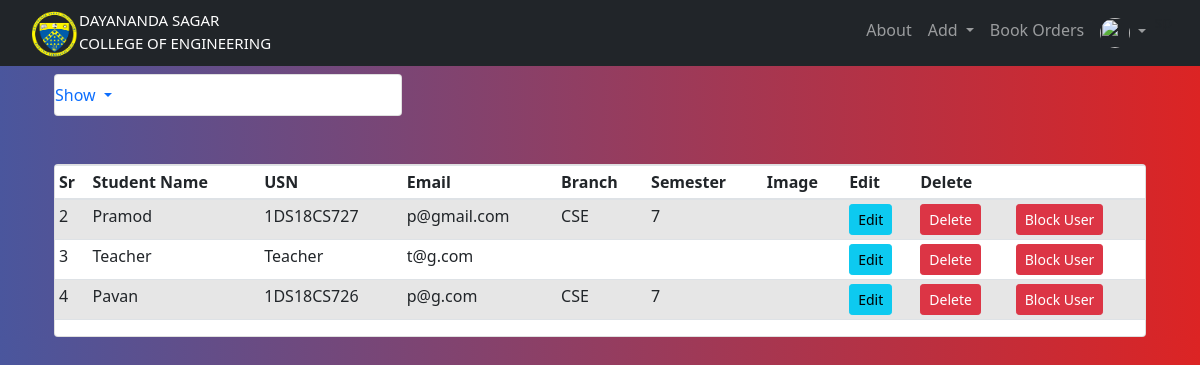
Page /student_list (signed in) on the committed database.
### website/models.py (models this page shows, shortened)
class User(db.Model,UserMixin):
        __searchable__ = ['usn']
        __tablename__='user'
        id = db.Column(db.Integer, primary_key=True)
        email = db.Column(db.String(150), unique=True)
        password=db.Column(db.String(150))
        first_name=db.Column(db.String(150))
        is_active = db.Column(db.Boolean,default=False)
        urole = db.Column(db.String(80))
        usn = db.Column(db.String(10))
        status = db.Column(db.String(10))
        department_id = db.Column(db.Integer, db.ForeignKey('department.id'),nullable=True)
        department = db.relationship('Department', backref=db.backref('user_departments',lazy=True))
        semester_id = db.Column(db.Integer, db.ForeignKey('semester.id'),nullable=True)
        semester = db.relationship('Semester', backref=db.backref('user_semesters',lazy=True))
        def is_active(self):
                return self.is_active
        def get_urole(self):
                return self.urole

class Department(db.Model):
        __searchable__ = ['name']
        id = db.Column(db.Integer, primary_key = True)
        name = db.Column(db.String(30), nullable = False, unique = True)

class Semester(db.Model):
        __searchable__ = ['name']
        id = db.Column(db.Integer, primary_key = True)
        name = db.Column(db.String(30), nullable = False, unique = True)

### website/show.py (the view)
@show.route('/student_list')
@login_required
@requires_access_level("admin")
def student_list():
    stu = User.query.all()
    return render_template('users_list.html',students=stu,user=current_user)

### website/views.py (called while the page is built)
def requires_access_level(access_level):
    def decorator(f):
        @wraps(f)
        def decorated_function(*args, **kwargs):
            if not current_user.is_authenticated:
                flash('Login to Access', 'error')
                return redirect(url_for('views.home'))
            if current_user.get_urole() not in access_level:
                logout_user()
                flash('You do not have access to this resource. You have been automatically Logged Out', 'error')
                return redirect(url_for('views.home'))
            return f(*args, **kwargs)
        return decorated_function
    return decorator

### website/templates/users_list.html (shortened to what this page needs)
{% extends "base.html" %} {% block title %}Users List{% endblock %}
{% block content %}
<br>
<br>
<div class="container">
  <div class="row">
      <div class="col-md-4">
          <div class="card mt-100">
              <ul class="navbar-nav me-auto mb-2 mb-lg-0">
              <li class="nav-item dropdown">
                  <a class="nav-link dropdown-toggle" href="#" id="navbarDropdown" role="button" data-bs-toggle="dropdown" aria-expanded="false">
                    Show
                  </a>
                </li>
              </ul>
          </div>
      </div>
  </div>
  </div>
  <br/>
<br/>
<div class="container">
  <div class="card">
  <table class="table table-sm table-condensed table-striped">
    <thead>
      <th>Sr</th>
      <th>Student Name</th>
      <th>USN</th>
      <th>Email</th>
      <th>Branch</th>
      <th>Semester</th>
      <th>Image</th>
      <th>Edit</th>
      <th>Delete</th>
      <th></th>
    </thead>
    <tbody>
      {% for user in students %}
      {% if user.urole=='student' %}
      <tr>
        <td>{{loop.index}}</td>
        <td>{{user.first_name}}</td>
        <td>{{user.usn}}</td>
        <td>{{user.email}}</td>
        <td>{{user.department.name}}</td>
        <td>{{user.semester.name}}</td>
        <td></td>
        <td><a href="#" class="btn btn-info btn-sm">Edit </a></td>
        <td>
        <button type="button" class="btn btn-danger btn-sm" data-toggle="modal" data-target="#">
        Delete
        </button>
        </td>
        {% if user.status=='Good' %}
        <td><a href="{{url_for('add.user_status',id= user.id)}}" class="btn btn-danger btn-sm">Block User</a></td>
        {% else %}
        <td><a href="{{url_for('add.user_status',id= user.id)}}" class="btn btn-outline-success btn-sm">Unblock User</a></td>
        {% endif %}
      </tr>
{% endif %}
{% endfor %}
{% endblock %}

### website/static/style.css (style rules this page uses)
.bg-nav { background: #DC2424; background: -webkit-linear-gradient(to right, #4A569D, #DC2424); background: linear-gradient(to right, #4A569D, #DC2424); }
.mt-100 { margin-top: -40px; }

### rows in the picture
User: first_name "Pramod", usn "1DS18CS727", email "p@gmail.com", department.name "CSE", semester.name "7"
User: first_name "Teacher", usn "Teacher", email "t@g.com"
User: first_name "Pavan", usn "1DS18CS726", email "p@g.com", department.name "CSE", semester.name "7"
